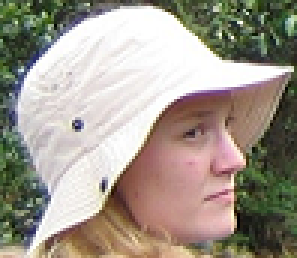
//> input picture config/rebecca/resources/pictures/beckyface.png, 99 x 86 px, given in place of the camera (shown 3 times larger)
$ ./Main   (built with g++ and OpenCV 4)
//> lines starting //> are read from the running program, lines starting //| are printed output that depends on the picture
#include <opencv2/objdetect/objdetect.hpp>
#include <opencv2/highgui/highgui.hpp>
#include <opencv2/imgproc/imgproc.hpp>

#include <iostream>
#include <stdio.h>

#include <ctime>
#include <chrono>

using namespace std;
using namespace cv;

int CAPTUREWIDTH = 640; //in pixels
int CAPTUREHEIGHT = 480; //in pixels

double getFaceDistance(int faceWidth, int faceHeight)
{
	return ((double)CAPTUREWIDTH/ faceWidth) * (double)18;

	//FORMULA: f = d*Z / D
	//d = faceWidth in Pixels
	//Z = Distance to Face
	//D = Actual Face Width
	//f = Capture Width in Pixels
}

int main(int argc, const char** argv)
{


    //create the cascade classifier object used for the face detection
    CascadeClassifier face_cascade;
    //use the haarcascade_frontalface_alt.xml library
    face_cascade.load("..\\..\\..\\config\\Opencv\\haarcascade_frontalface_alt.xml");

    //setup video capture device and link it to the first capture device
    VideoCapture captureDevice;

    captureDevice.open(0);
	//Set Dimensions
	captureDevice.set(CV_CAP_PROP_FRAME_HEIGHT, CAPTUREHEIGHT);
	captureDevice.set(CV_CAP_PROP_FRAME_WIDTH, CAPTUREWIDTH);

    //setup image files used in the capture process
    Mat captureFrame;
    Mat grayscaleFrame;

    //create a window to present the results
    namedWindow("outputCapture", 1);

    //create a loop to capture and find faces
    while(true)
    {
		//Start Timer
		auto start = std::chrono::high_resolution_clock::now();

        //capture a new image frame
        captureDevice>>captureFrame;
//> captureFrame is the input picture: 86 rows x 99 cols, CV_8UC3; mean B, G, R 140.3, 152.1, 160.7

        //convert captured image to gray scale and equalize
        cvtColor(captureFrame, grayscaleFrame, CV_BGR2GRAY);
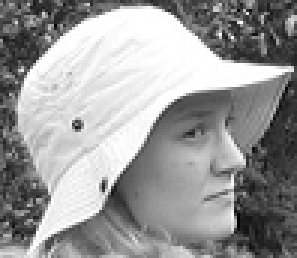
//> grayscaleFrame: 86 rows x 99 cols, CV_8UC1 (shown 3 times larger); min 0, max 255, mean 153.3
        equalizeHist(grayscaleFrame, grayscaleFrame);
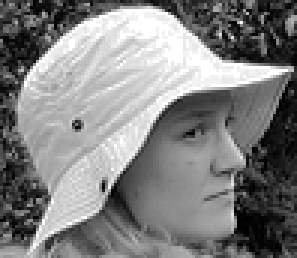
//> grayscaleFrame: 86 rows x 99 cols, CV_8UC1 (shown 3 times larger); min 0, max 255, mean 128.4

        //create a vector array to store the face found
        std::vector<Rect> faces;

        //find faces and store them in the vector array
        face_cascade.detectMultiScale(grayscaleFrame, faces, 1.1, 3, CV_HAAR_FIND_BIGGEST_OBJECT|CV_HAAR_SCALE_IMAGE, Size(35,35));
//> faces = empty


        //draw a rectangle for all found faces in the vector array on the original image
        for(int i = 0; i < faces.size(); i++)
        {
            Point pt1(faces[i].x + faces[i].width, faces[i].y + faces[i].height);
            Point pt2(faces[i].x, faces[i].y);

            rectangle(captureFrame, pt1, pt2, cvScalar(0, 255, 0, 0), 1, 8, 0);
			cout<<"FACE DETECTED: " << faces.size() <<endl;
			cout << "Face Size in Pixels: " << faces[i].width << "x" << faces[i].height << endl;
			cout << "Center of FACE Coordinates: " << faces[i].x + (faces[i].width / 2) << "," << faces[i].y + (faces[i].height / 2) << endl;
			cout << "Shift from Center of Camera: " << faces[i].x + (faces[i].width / 2) - (CAPTUREWIDTH / 2) << "," << faces[i].y + (faces[i].height / 2) - (CAPTUREWIDTH/2) << endl; //assuming 640x480 res. so center of the image is at 320,240.
			cout << "Approx. Distance in cm: " << getFaceDistance(faces[i].width,faces[i].height) << endl;
        }
//> this loop made 0 passes

        //print the output
        imshow("outputCapture", captureFrame);

		//measure duration to run face detection and computing and print it
		auto elapsed = std::chrono::high_resolution_clock::now() - start;
		long long microseconds = std::chrono::duration_cast<std::chrono::milliseconds>(elapsed).count();
		cout << "TIME: " << microseconds;

        //pause for X-ms
        waitKey(100);
    }

    return 0;
}
